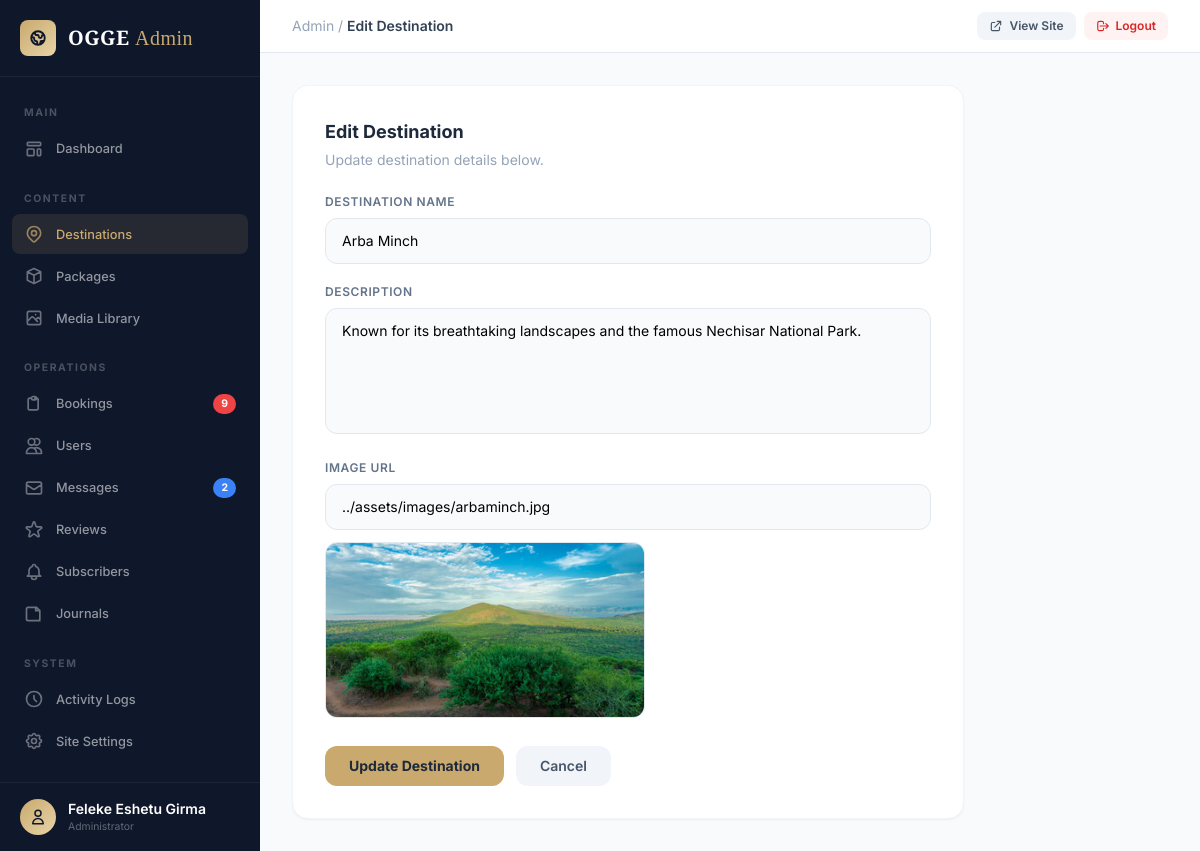
Screenshot of /admin/destination-form.php?id=1 (signed in) with the database file from the repository.
### tables this page shows
CREATE TABLE `destinations` (
  `id` int(11) NOT NULL,
  `name` varchar(255) NOT NULL,
  `description` text NOT NULL,
  `image_url` varchar(255) NOT NULL,
  `created_at` timestamp NOT NULL DEFAULT current_timestamp()
);

### admin/destination-form.php (the view, shortened to what this page needs)
<?php
include('includes/admin-guard.php');
$id = $_GET['id'] ?? null;
$dest = null;
if ($id) { $stmt = $db->prepare("SELECT * FROM destinations WHERE id = ?"); $stmt->bind_param("i", $id); $stmt->execute(); $dest = $stmt->get_result()->fetch_assoc(); $stmt->close(); if (!$dest) { header("Location: destinations.php"); exit(); } }
include('includes/admin-header.php');
?>
<div class="max-w-2xl">
    <div class="bg-white rounded-2xl border border-slate-100 shadow-sm p-6 sm:p-8">
        <h3 class="text-lg font-bold text-slate-800 mb-1"><?= $dest ? 'Edit' : 'New' ?> Destination</h3>
        <p class="text-sm text-slate-400 mb-6"><?= $dest ? 'Update destination details below.' : 'Fill in the details to add a new destination.' ?></p>
        <form method="POST" action="includes/admin-actions.php?action=save_destination" class="space-y-5">
            <div>
                <label class="block text-xs font-semibold text-slate-500 uppercase tracking-wider mb-2">Destination Name</label>
                <input type="text" name="name" value="<?= htmlspecialchars($dest['name'] ?? '') ?>" placeholder="e.g. Lalibela" required class="w-full px-4 py-3 text-sm border border-slate-200 rounded-xl bg-slate-50 focus:outline-none focus:ring-2 focus:ring-champagne/30 focus:border-champagne focus:bg-white transition-all">
            </div>
            <div>
                <label class="block text-xs font-semibold text-slate-500 uppercase tracking-wider mb-2">Description</label>
                <textarea name="description" rows="5" placeholder="Describe this destination..." required class="w-full px-4 py-3 text-sm border border-slate-200 rounded-xl bg-slate-50 focus:outline-none focus:ring-2 focus:ring-champagne/30 focus:border-champagne focus:bg-white transition-all resize-none"><?= htmlspecialchars($dest['description'] ?? '') ?></textarea>
            </div>
            <div>
                <label class="block text-xs font-semibold text-slate-500 uppercase tracking-wider mb-2">Image URL</label>
                <input type="text" name="image_url" id="imageUrl" value="<?= htmlspecialchars($dest['image_url'] ?? '') ?>" placeholder="../assets/images/example.jpg" required oninput="previewImage(this, 'imgPreview')" class="w-full px-4 py-3 text-sm border border-slate-200 rounded-xl bg-slate-50 focus:outline-none focus:ring-2 focus:ring-champagne/30 focus:border-champagne focus:bg-white transition-all">
                <img id="imgPreview" src="<?= htmlspecialchars($dest['image_url'] ?? '') ?>" class="mt-3 w-full max-w-xs h-44 object-cover rounded-xl border border-slate-200" style="<?= $dest ? '' : 'display:none;' ?>" onerror="this.style.display='none'">
            </div>
            <div class="flex gap-3 pt-2">
                <button type="submit" class="px-6 py-2.5 text-sm font-bold text-slate-800 bg-champagne hover:bg-champagne-light rounded-xl transition-colors"><?= $dest ? 'Update' : 'Create' ?> Destination</button>
                <a href="destinations.php" class="px-6 py-2.5 text-sm font-semibold text-slate-600 bg-slate-100 hover:bg-slate-200 rounded-xl transition-colors">Cancel</a>
            </div>
        </form>
    </div>
</div>
<?php include('includes/admin-footer.php'); ?>

### admin/includes/admin-header.php (style rules this page uses)
body { font-family: 'Inter', sans-serif; }

### rows the page displays
destinations: name "Arba Minch", description "Known for its breathtaking landscapes and the famous Nechisar National Park.", image_url "../assets/images/arbaminch.jpg", image_url (picture)

### other values shown
$pending_bookings "9"
$unread_messages "2"
$admin_name "Feleke Eshetu Girma"
$page_title "Edit Destination"
